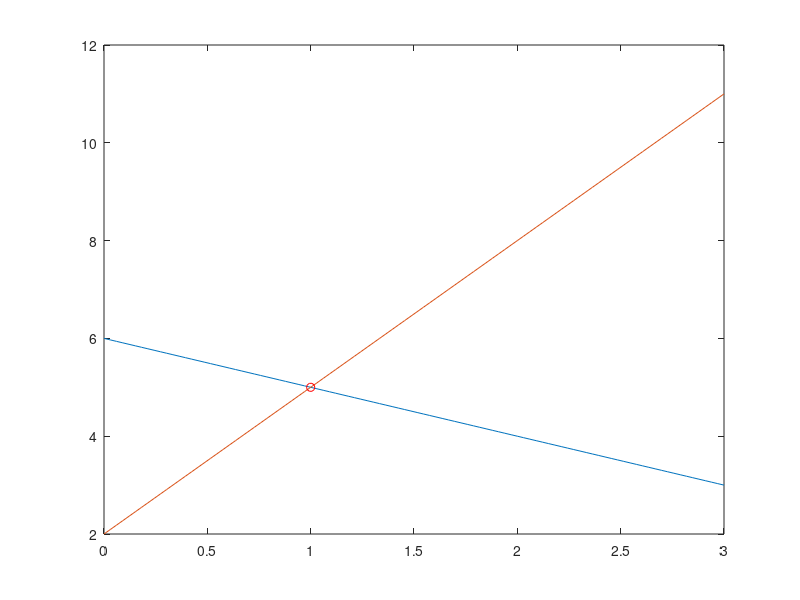

Source code (MATLAB):
% Task 1 
x =linspace(0,3,100)

%% 

% Task 2
y1 = 6-x

%% 

% Task 3
plot(x,y1)

%% 

% Task 4
y2 = 2+3*x

%% 

% Task 5
plot(x,y1)
hold on
plot(x,y2)
hold off

%% 

% Task 6
A=[[1 1];[-3 1]]

%% 

% Task 7

b=[6;2]
%% 

% Task 8
point=A\b

%% 

% Further Practice

x3 = point(1);
y3 = point(2);
hold on
plot(x3,y3,"ro")
hold off
%% 


plot(x,y1)
hold on
plot(x,y2)
plot(x3,y3,"ro")

hold off